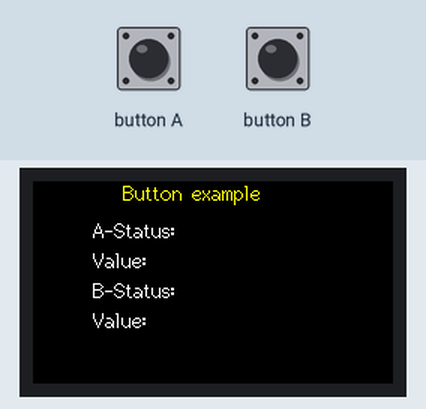
The sketch below on a simulated ESP32. On the bench: 240×135 colour display. Inputs (shaded band) come from the test bench. WiFi joins after 1.5 s; servers stay silent unless stated; what the sketch prints to the serial monitor is not drawn.

Above: at 1.3 s.
1.4 s: button A pressed for 0.15 s
At 1.9 s:
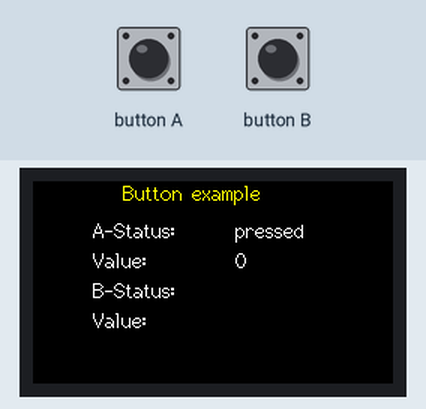
4.5 s: button B pressed for 0.15 s
At 5.4 s:
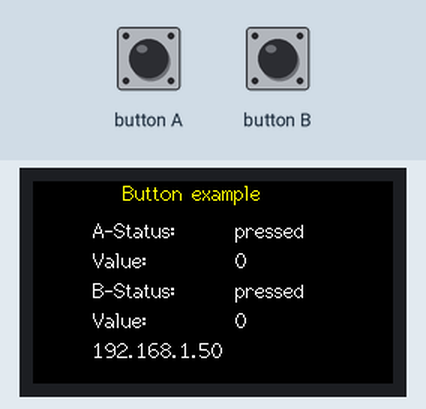
6.1 s: button A pressed for 1 s
At 6.9 s:
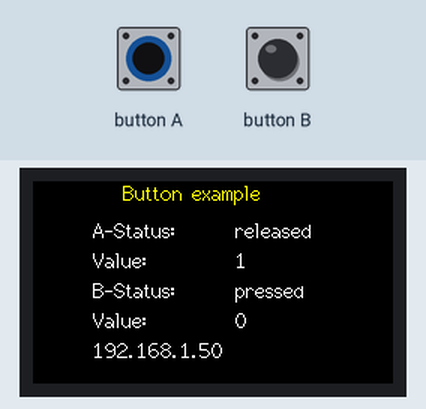
8.6 s: button A driven HIGH and button B driven HIGH
At 9.2 s:
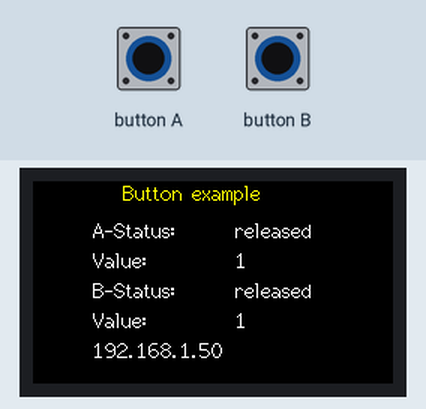
10.1 s: button A set LOW
At 10.4 s:
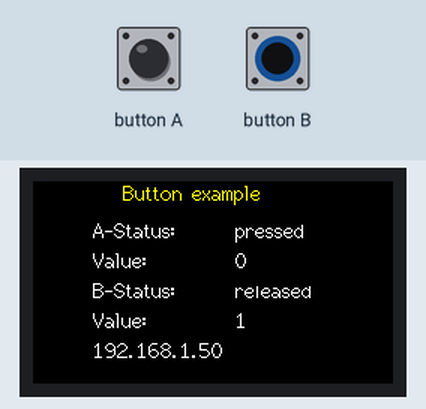
11.6 s: button A set HIGH
At 12.5 s:
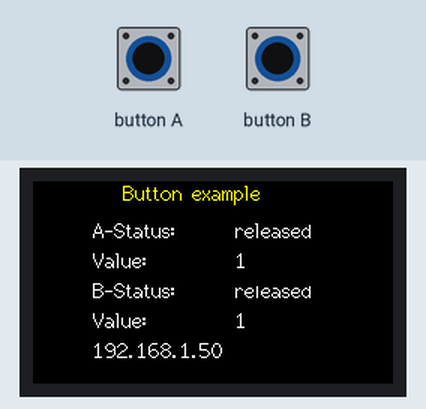
Timing chart, 0 to 14.1 s (numbered marks = the images above; inputs shaded):
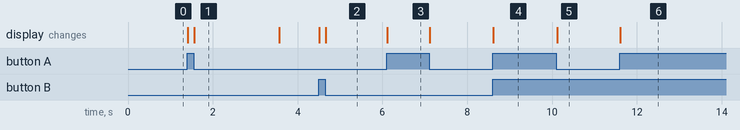

Measured:
- after the input at 1.4 s, the display: first changes at once (image 1 shows a later state)
- after the input at 4.5 s, the display: first changes at once (image 2 shows a later state)
- after the input at 6.1 s, the display: changes at once (image 3)
- after the input at 8.6 s, the display: changes at once (image 4)
- after the input at 10.1 s, the display: changes at once (image 5)
- after the input at 11.6 s, the display: changes at once (image 6)
- what the display in image 1 shows lasts 2.0 s, from 1.6 s to 3.6 s

The sketch:

ege356_wificonn_httpget_notoken.ino
```cpp
#include <Arduino.h>
#include <WiFi.h>
#include <M5StickCPlus.h>
#include <HTTPClient.h>


const int buttonA = 37;  //Button-B =39, Button-A = 37
const int buttonB = 39;
int last_valueA = 0;
int last_valueB = 0;
int cur_valueA = 0;
int cur_valueB = 0;

const char* ssid = " ";
const char* password = " ";
const char* devname = " ";
String locIPaddr;

HTTPClient http;

void setup() {
  // init lcd
  M5.begin();
  M5.Lcd.setRotation(3);
  pinMode(buttonA, INPUT);
  pinMode(buttonB, INPUT);
  M5.Lcd.setTextColor(YELLOW);
  M5.Lcd.setCursor(60, 0, 2); M5.Lcd.println("Button example");
  Serial.println("Button example: ");
  M5.Lcd.setTextColor(WHITE);
}

void loop() {
  cur_valueA = digitalRead(buttonA);// read the value of BUTTON_A
  cur_valueB = digitalRead(buttonB);// read the value of BUTTON_B

  M5.Lcd.setCursor(40,25, 2); M5.Lcd.print("A-Status: ");
  M5.Lcd.setCursor(40,45, 2); M5.Lcd.print("Value: ");
  M5.Lcd.setCursor(40,65, 2); M5.Lcd.print("B-Status: ");
  M5.Lcd.setCursor(40,85, 2); M5.Lcd.print("Value: ");
  if(cur_valueA != last_valueA){
    M5.Lcd.fillRect(135,25,100,25,BLACK);
    M5.Lcd.fillRect(135,45,100,25,BLACK);
    if(cur_valueA==0){
      M5.Lcd.setCursor(135,25, 2); M5.Lcd.print("pressed");// display the status
      M5.Lcd.setCursor(135,45, 2); M5.Lcd.print("0");
      Serial.println("Button A Status: pressed");
      Serial.println("       value:  0");
      connectToNetwork();
    }
    else{
      M5.Lcd.setCursor(135,25, 2); M5.Lcd.print("released");// display the status
      M5.Lcd.setCursor(135,45, 2); M5.Lcd.print("1");
      Serial.println("Button A Status: released");
      Serial.println("       value:  1");
    }
  }
  if(cur_valueB != last_valueB){

    M5.Lcd.fillRect(135,65,100,25,BLACK);
    M5.Lcd.fillRect(135,85,100,25,BLACK);
    if(cur_valueB==0){
      M5.Lcd.setCursor(135,65, 2); M5.Lcd.print("pressed");// display the status
      M5.Lcd.setCursor(135,85, 2); M5.Lcd.print("0");
      Serial.println("Button B Status: pressed");
      Serial.println("       value:  0");
      connectToWeb();
    }
    else{
      M5.Lcd.setCursor(135,65, 2); M5.Lcd.print("released");// display the status
      M5.Lcd.setCursor(135,85, 2); M5.Lcd.print("1");
      Serial.println("Button B Status: released");
      Serial.println("       value:  1");
    }
  }

 last_valueA = cur_valueA;
 last_valueB = cur_valueB;
}

void connectToNetwork() {
  WiFi.begin(ssid, password);

  while (WiFi.status() != WL_CONNECTED) {
    delay(1000);
    Serial.println("Establishing connection to WiFi..");
  }
  M5.Lcd.fillRect(40,105,100,25,BLACK);
  Serial.println("Connected to network");
  Serial.println(WiFi.macAddress());
  Serial.println(WiFi.localIP());

  M5.Lcd.setCursor(40,105, 2); M5.Lcd.print(WiFi.localIP());// display the status
}

void connectToWeb(){

  String serverAPI = "http://10.100.2.104:8000/devices";

  String serverPath = String(serverAPI + "/" + devname); //"?temperature=24.37";

  http.begin(serverPath.c_str());

  // Send HTTP GET request
  int httpResponseCode = http.GET();

  if (httpResponseCode>0) {
    Serial.print("HTTP Response code: ");
    Serial.println(httpResponseCode);
    String payload = http.getString();
    Serial.println(payload);
  }
  else {
    Serial.print("Error code: ");
    Serial.println(httpResponseCode);
  }
  // Free resources
  http.end();
}
```
